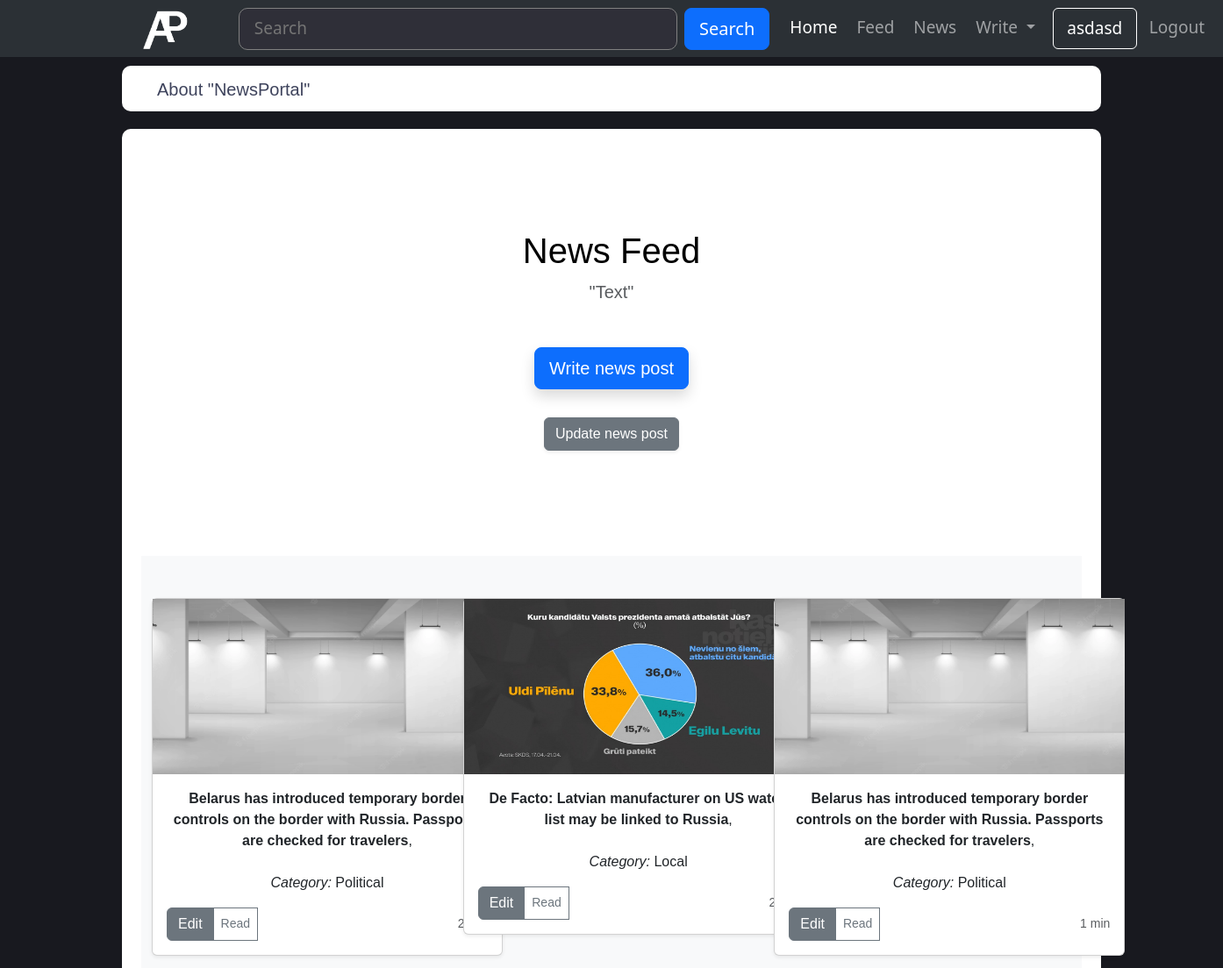
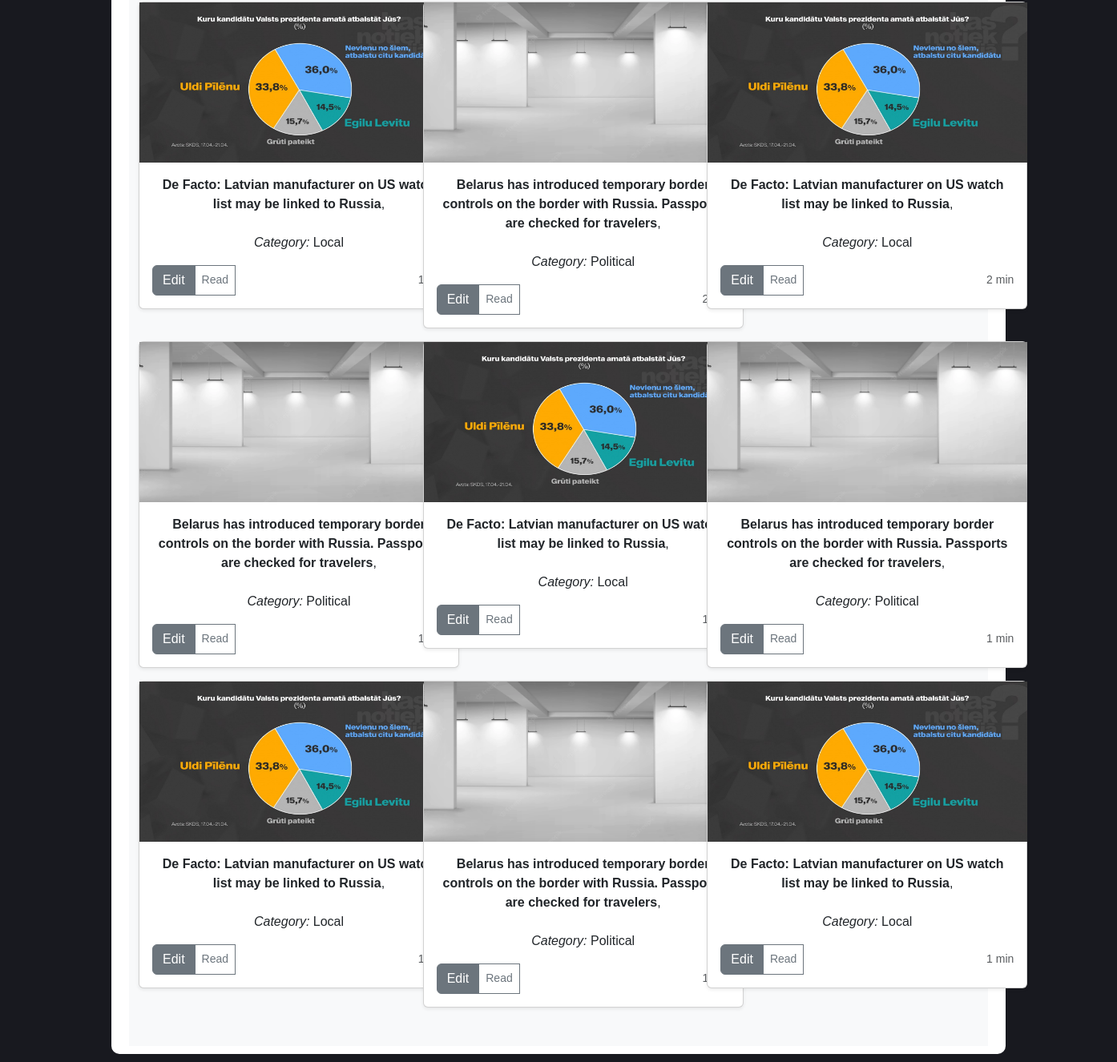
/news_portal_g1/home.php (signed in), run on the app's committed database (2 pictures, top to bottom).
### tables this page shows
CREATE TABLE `news` (
  `n_id` int(11) NOT NULL,
  `n_title` varchar(255) NOT NULL,
  `n_category` varchar(255) NOT NULL,
  `n_content` varchar(10000) NOT NULL,
  `n_img` varchar(200) NOT NULL
);

### news_portal_g1/func.php (called while the page is built)
<?php
function get_news()
{
    $servername = "localhost";
    $database = "news_portal";
    $username = "root";
    $password = "";
    $conn = mysqli_connect($servername, $username, $password, $database);
    $news = mysqli_query($conn, "SELECT * FROM `news`");
    return mysqli_fetch_all($news, MYSQLI_ASSOC);
}

### news_portal_g1/home.php (the view, shortened to what this page needs)
<?php
include_once "header.php";
require_once 'func.php';
$news= get_news();
?>
  </head>
  <body>
              <div class="container  collum-main color-main">
                <div class="row align-items-start">
                  <div class="col">
                <div class="album-try">
                <h5><a href="about_us.php" class="no-decoration">About "NewsPortal"</a></h5>
                </div>
                    <div class="div1">
                        <div class="container text-center">
                            <div class="row align-items-start">
                              <div class="col">
                              <div class="row row-cols-1 row-cols-sm-2 row-cols-md-3 g-3">
                              <div class="container">
      <button class="navbar-toggler" type="button" data-bs-toggle="collapse" data-bs-target="#navbarHeader" aria-controls="navbarHeader" aria-expanded="false" aria-label="Toggle navigation">
        <span class="navbar-toggler-icon"></span>
      </button>
    </div>
  </div>
<main>
  <section class="py-5 text-center container">
    <div class="row py-lg-5">
      <div class="col-lg-6 col-md-8 mx-auto">
        <h1 class="fw-light">News Feed</h1>
        <p class="lead text-body-secondary">"Text"</p><br>
        <p>
         <button id="myBtn2" class="btn btn-primary my-2 shadow btn-lg">Write news post</button>
          <a href="#" class="btn btn-secondary my-2 shadow-sm">Update news post</a>
     </div>
  </div>
      </div>
    </div>
  <div class="album py-5 bg-body-tertiary">
    <div class="container">
      <div class="row row-cols-1 row-cols-sm-2 row-cols-md-3 g-3">
      <?php if(!empty($news)): ?>
      <?php foreach ($news as $newsItem): ?>
        <div class="col">
          <div class="card shadow-sm"shadow-sm>
          <img src="<?= $newsItem["n_img"]?>" width="399px" height="200px" xmlns="http://www.w3.org/2000/svg" role="img" aria-label="Placeholder: Thumbnail"
          preserveAspectRatio="xMidYMid slice" focusable="false"><title>Placeholder</title><rect width="100%" height="100%" fill="#55595c"/>
            <div class="card-body ">
            <p class="card-text"><b><?= $newsItem["n_title"]?></b>,<br><br> <i>Category:</i> <?=$newsItem["n_category"]?><br></p>
              <div class="d-flex justify-content-between align-items-center">
                <div class="btn-group">
                <a href="?cart=add&id=<?=$newsItem["n_id"]?>"class="btn btn-secondary"   data-id="<?=$newsItem["n_id"]?>">Edit</a>
                  <button type="button" id="myBtn" class="btn btn-sm btn-outline-secondary">Read</button>
                </div>
                <small class="text-body-secondary">2 min</small>
              </div>
            </div>
          </div>
        </div>
        <?php endforeach; ?>
        <?php endif; ?>
        <?php if(!empty($news)): ?>
      <?php foreach ($news as $newsItem): ?>
        <div class="col">
          <div class="card shadow-sm"shadow-sm>
          <img src="<?= $newsItem["n_img"]?>" width="399px" height="200px" xmlns="http://www.w3.org/2000/svg" role="img" aria-label="Placeholder: Thumbnail"
          preserveAspectRatio="xMidYMid slice" focusable="false"><title>Placeholder</title><rect width="100%" height="100%" fill="#55595c"/>
            <div class="card-body ">
            <p class="card-text"><b><?= $newsItem["n_title"]?></b>,<br><br> <i>Category:</i> <?=$newsItem["n_category"]?><br></p>
              <div class="d-flex justify-content-between align-items-center">
                <div class="btn-group">
                <a href="?cart=add&id=<?=$newsItem["n_id"]?>"class="btn btn-secondary"   data-id="<?=$newsItem["n_id"]?>">Edit</a>
                  <button type="button" id="myBtn" class="btn btn-sm btn-outline-secondary">Read</button>
                </div>
                <small class="text-body-secondary">1 min</small>
              </div>
            </div>
          </div>
        </div>
        <?php endforeach; ?>
        <?php endif; ?>
        <?php if(!empty($news)): ?>
      <?php foreach ($news as $newsItem): ?>
        <div class="col">
          <div class="card shadow-sm"shadow-sm>
          <img src="<?= $newsItem["n_img"]?>" width="399px" height="200px" xmlns="http://www.w3.org/2000/svg" role="img" aria-label="Placeholder: Thumbnail"
          preserveAspectRatio="xMidYMid slice" focusable="false"><title>Placeholder</title><rect width="100%" height="100%" fill="#55595c"/>
            <div class="card-body ">
            <p class="card-text"><b><?= $newsItem["n_title"]?></b>,<br><br> <i>Category:</i> <?=$newsItem["n_category"]?><br></p>
              <div class="d-flex justify-content-between align-items-center">
                <div class="btn-group">
                <a href="?cart=add&id=<?=$newsItem["n_id"]?>"class="btn btn-secondary"   data-id="<?=$newsItem["n_id"]?>">Edit</a>
                  <button type="button" id="myBtn" class="btn btn-sm btn-outline-secondary">Read</button>
                </div>
                <small class="text-body-secondary">2 min</small>
              </div>
            </div>
          </div>
        </div>
        <?php endforeach; ?>
        <?php endif; ?>
        <?php if(!empty($news)): ?>
      <?php foreach ($news as $newsItem): ?>
        <div class="col">
          <div class="card shadow-sm"shadow-sm>
          <img src="<?= $newsItem["n_img"]?>" width="399px" height="200px" xmlns="http://www.w3.org/2000/svg" role="img" aria-label="Placeholder: Thumbnail"
          preserveAspectRatio="xMidYMid slice" focusable="false"><title>Placeholder</title><rect width="100%" height="100%" fill="#55595c"/>
            <div class="card-body ">
            <p class="card-text"><b><?= $newsItem["n_title"]?></b>,<br><br> <i>Category:</i> <?=$newsItem["n_category"]?><br></p>
              <div class="d-flex justify-content-between align-items-center">
                <div class="btn-group">
                <a href="?cart=add&id=<?=$newsItem["n_id"]?>"class="btn btn-secondary"   data-id="<?=$newsItem["n_id"]?>">Edit</a>
                  <button type="button" id="myBtn" class="btn btn-sm btn-outline-secondary">Read</button>
                </div>
                <small class="text-body-secondary">1 min</small>
              </div>
            </div>
          </div>
        </div>
        <?php endforeach; ?>
        <?php endif; ?>
        <?php if(!empty($news)): ?>
      <?php foreach ($news as $newsItem): ?>
        <div class="col">
          <div class="card shadow-sm"shadow-sm>
          <img src="<?= $newsItem["n_img"]?>" width="399px" height="200px" xmlns="http://www.w3.org/2000/svg" role="img" aria-label="Placeholder: Thumbnail"
          preserveAspectRatio="xMidYMid slice" focusable="false"><title>Placeholder</title><rect width="100%" height="100%" fill="#55595c"/>
            <div class="card-body ">
            <p class="card-text"><b><?= $newsItem["n_title"]?></b>,<br><br> <i>Category:</i> <?=$newsItem["n_category"]?><br></p>
              <div class="d-flex justify-content-between align-items-center">
                <div class="btn-group">
                <a href="?cart=add&id=<?=$newsItem["n_id"]?>"class="btn btn-secondary"   data-id="<?=$newsItem["n_id"]?>">Edit</a>
                  <button type="button" id="myBtn" class="btn btn-sm btn-outline-secondary">Read</button>
                </div>
                <small class="text-body-secondary">1 min</small>
              </div>
            </div>
          </div>
        </div>
        <?php endforeach; ?>
        <?php endif; ?>
        <?php if(!empty($news)): ?>
      <?php foreach ($news as $newsItem): ?>
        <div class="col">
          <div class="card shadow-sm"shadow-sm>
          <img src="<?= $newsItem["n_img"]?>" width="399px" height="200px" xmlns="http://www.w3.org/2000/svg" role="img" aria-label="Placeholder: Thumbnail"
          preserveAspectRatio="xMidYMid slice" focusable="false"><title>Placeholder</title><rect width="100%" height="100%" fill="#55595c"/>
            <div class="card-body ">
            <p class="card-text"><b><?= $newsItem["n_title"]?></b>,<br><br> <i>Category:</i> <?=$newsItem["n_category"]?><br></p>
              <div class="d-flex justify-content-between align-items-center">
                <div class="btn-group">
                <a href="?cart=add&id=<?=$newsItem["n_id"]?>"class="btn btn-secondary"   data-id="<?=$newsItem["n_id"]?>">Edit</a>
                  <button type="button" id="myBtn" class="btn btn-sm btn-outline-secondary">Read</button>
                </div>
                <small class="text-body-secondary">1 min</small>
              </div>
            </div>
          </div>
        </div>
        <?php endforeach; ?>
        <?php endif; ?>
      </div>
  </body>
</html>

### news_portal_g1/header.php (style rules this page uses)
.collum-main { height: 100%; padding-bottom: 10px; background-color: #2e2c2c; color: #fff; }

### news_portal_g1/home.php (style rules this page uses)
body { background-color: rgb(24, 25, 31); }
.div1 { background-color: #fff; border-radius: 10px; margin-top: 20px; padding: 10px; color:black; font-family:Arial, Helvetica, sans-serif }
.card { width:400px; }
.album-try { border-radius: 10px; margin-top: 10px; padding-left: 40px; padding-right: 30px; padding-bottom: 5px; padding-top: 15px; text-decoration: none; background-color: #fff; color: black; font-family: Arial, Helvetica, sans-serif; display: block; }
.color-main { background-color: #18191f; }
.no-decoration { text-decoration: none; color: #3e435c; }

### data on the page
news: n_img (picture), n_title "Belarus has introduced temporary border controls on the border with Russia. Passports are checked for travelers", n_category "Political"
news: n_img (picture), n_title "De Facto: Latvian manufacturer on US watch list may be linked to Russia", n_category "Local"

### other printed values
$_SESSION['username'] "asdasd"
